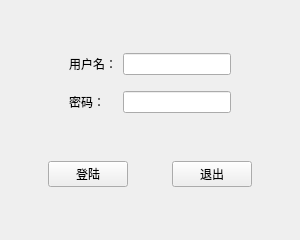
<?xml version="1.0" encoding="UTF-8"?>
<ui version="4.0">
 <class>Widget</class>
 <widget class="QWidget" name="Widget">
  <property name="geometry">
   <rect>
    <x>0</x>
    <y>0</y>
    <width>300</width>
    <height>240</height>
   </rect>
  </property>
  <property name="sizePolicy">
   <sizepolicy hsizetype="Preferred" vsizetype="Preferred">
    <horstretch>0</horstretch>
    <verstretch>0</verstretch>
   </sizepolicy>
  </property>
  <property name="minimumSize">
   <size>
    <width>300</width>
    <height>240</height>
   </size>
  </property>
  <property name="maximumSize">
   <size>
    <width>300</width>
    <height>240</height>
   </size>
  </property>
  <property name="windowTitle">
   <string>登陆</string>
  </property>
  <layout class="QGridLayout" name="gridLayout_2">
   <item row="0" column="0">
    <widget class="QWidget" name="widget" native="true">
     <property name="sizePolicy">
      <sizepolicy hsizetype="Preferred" vsizetype="Fixed">
       <horstretch>0</horstretch>
       <verstretch>0</verstretch>
      </sizepolicy>
     </property>
     <layout class="QGridLayout" name="gridLayout">
      <property name="leftMargin">
       <number>0</number>
      </property>
      <property name="topMargin">
       <number>0</number>
      </property>
      <property name="rightMargin">
       <number>0</number>
      </property>
      <property name="bottomMargin">
       <number>0</number>
      </property>
      <item row="2" column="1">
       <widget class="QLabel" name="label_2">
        <property name="text">
         <string>密码：</string>
        </property>
       </widget>
      </item>
      <item row="0" column="1">
       <widget class="QLabel" name="label">
        <property name="text">
         <string>用户名：</string>
        </property>
       </widget>
      </item>
      <item row="0" column="3">
       <spacer name="horizontalSpacer_5">
        <property name="orientation">
         <enum>Qt::Horizontal</enum>
        </property>
        <property name="sizeHint" stdset="0">
         <size>
          <width>40</width>
          <height>20</height>
         </size>
        </property>
       </spacer>
      </item>
      <item row="2" column="3">
       <spacer name="horizontalSpacer_7">
        <property name="orientation">
         <enum>Qt::Horizontal</enum>
        </property>
        <property name="sizeHint" stdset="0">
         <size>
          <width>40</width>
          <height>20</height>
         </size>
        </property>
       </spacer>
      </item>
      <item row="0" column="0">
       <spacer name="horizontalSpacer_4">
        <property name="orientation">
         <enum>Qt::Horizontal</enum>
        </property>
        <property name="sizeHint" stdset="0">
         <size>
          <width>40</width>
          <height>20</height>
         </size>
        </property>
       </spacer>
      </item>
      <item row="0" column="2">
       <widget class="QLineEdit" name="lineEdit"/>
      </item>
      <item row="2" column="2">
       <widget class="QLineEdit" name="lineEdit_2"/>
      </item>
      <item row="2" column="0">
       <spacer name="horizontalSpacer_6">
        <property name="orientation">
         <enum>Qt::Horizontal</enum>
        </property>
        <property name="sizeHint" stdset="0">
         <size>
          <width>40</width>
          <height>20</height>
         </size>
        </property>
       </spacer>
      </item>
      <item row="1" column="1">
       <spacer name="verticalSpacer">
        <property name="orientation">
         <enum>Qt::Vertical</enum>
        </property>
        <property name="sizeHint" stdset="0">
         <size>
          <width>20</width>
          <height>10</height>
         </size>
        </property>
       </spacer>
      </item>
     </layout>
    </widget>
   </item>
   <item row="1" column="0">
    <widget class="QWidget" name="widget_3" native="true">
     <property name="sizePolicy">
      <sizepolicy hsizetype="Preferred" vsizetype="Fixed">
       <horstretch>0</horstretch>
       <verstretch>0</verstretch>
      </sizepolicy>
     </property>
     <layout class="QHBoxLayout" name="horizontalLayout_3">
      <property name="leftMargin">
       <number>0</number>
      </property>
      <property name="topMargin">
       <number>0</number>
      </property>
      <property name="rightMargin">
       <number>0</number>
      </property>
      <property name="bottomMargin">
       <number>0</number>
      </property>
      <item>
       <spacer name="horizontalSpacer">
        <property name="orientation">
         <enum>Qt::Horizontal</enum>
        </property>
        <property name="sizeHint" stdset="0">
         <size>
          <width>40</width>
          <height>20</height>
         </size>
        </property>
       </spacer>
      </item>
      <item>
       <widget class="QPushButton" name="pushButton">
        <property name="text">
         <string>登陆</string>
        </property>
       </widget>
      </item>
      <item>
       <spacer name="horizontalSpacer_3">
        <property name="orientation">
         <enum>Qt::Horizontal</enum>
        </property>
        <property name="sizeHint" stdset="0">
         <size>
          <width>40</width>
          <height>20</height>
         </size>
        </property>
       </spacer>
      </item>
      <item>
       <widget class="QPushButton" name="pushButton_2">
        <property name="text">
         <string>退出</string>
        </property>
       </widget>
      </item>
      <item>
       <spacer name="horizontalSpacer_2">
        <property name="orientation">
         <enum>Qt::Horizontal</enum>
        </property>
        <property name="sizeHint" stdset="0">
         <size>
          <width>40</width>
          <height>20</height>
         </size>
        </property>
       </spacer>
      </item>
     </layout>
    </widget>
   </item>
  </layout>
 </widget>
 <resources/>
 <connections/>
</ui>
